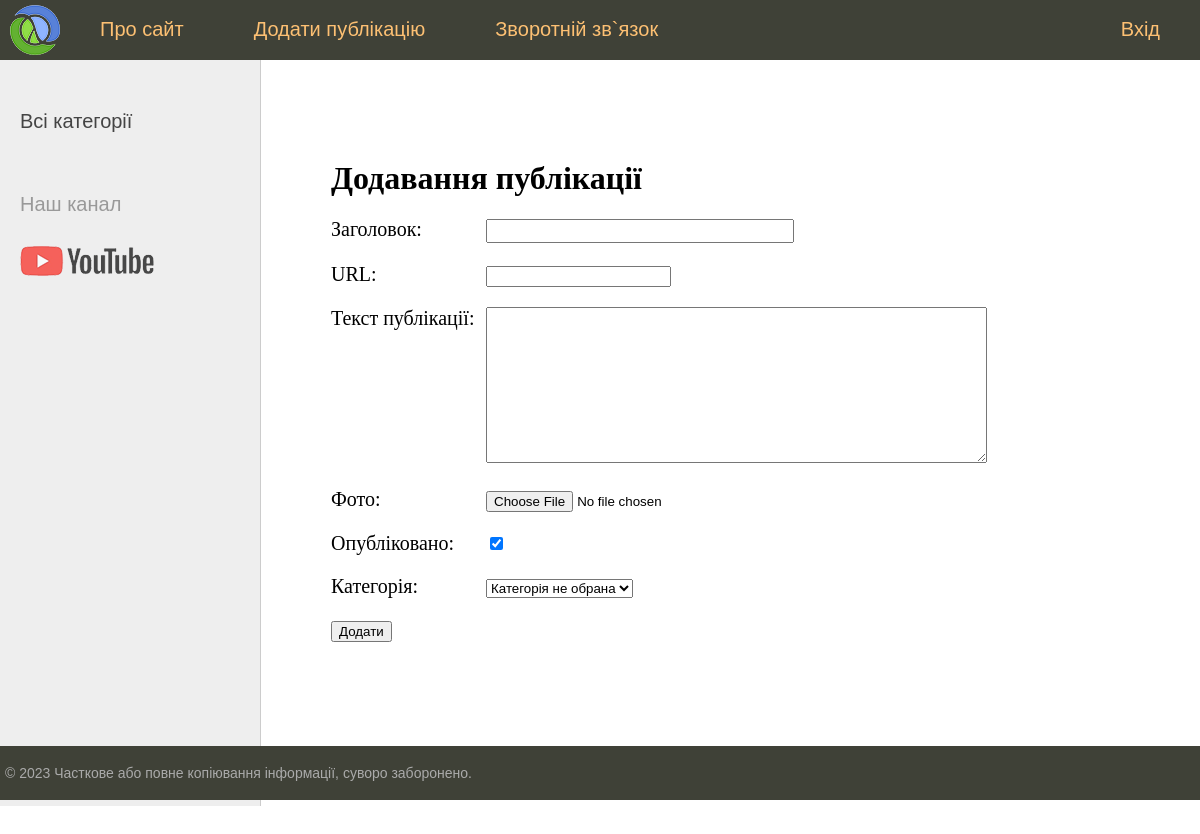
The app's page /addpage/, older data.
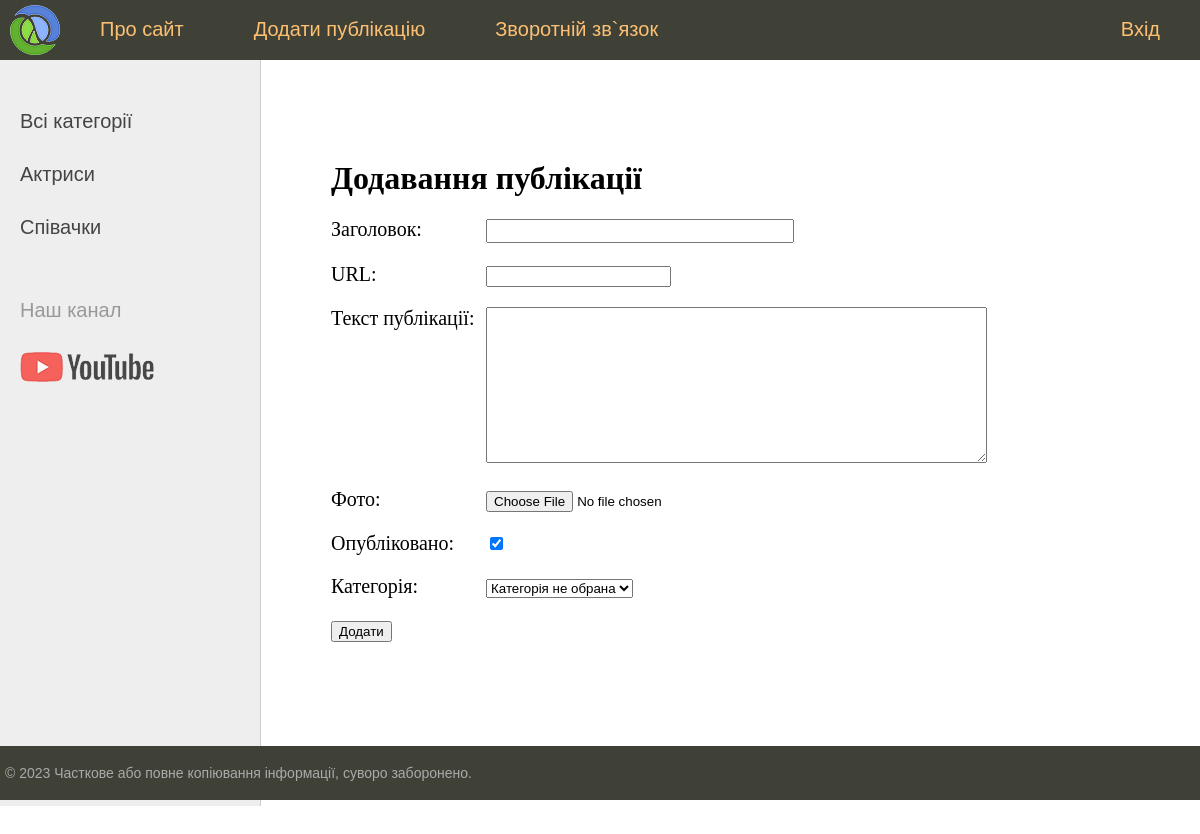
The same page, newer data.
### women/models.py (models this page shows)
class Category(models.Model):
    name = models.CharField(max_length=100, db_index=True, verbose_name='Категорія')
    slug = models.SlugField(max_length=255, unique=True, db_index=True, verbose_name='URL')
    def __str__(self):
        return self.name
    def get_absolute_url(self):
        return reverse('category', kwargs={'cat_id': self.pk})
    class Meta:
        verbose_name = 'Категорія'
        verbose_name_plural = 'Категорії'
        ordering = ['id']

### women/views.py (the view)
# urls.py: path('addpage/', addpage, name='addpage'),
def addpage(request):
    if request.method == 'POST':
        form = AddPostForm(request.POST, request.FILES)
        if form.is_valid():
            form.save()
            return redirect('home')
    else:
        form = AddPostForm()
    context = {
        'title': 'Додавання публікації',
        'menu': menu,
        'form': form,
    }
    return render(request, 'women/addpage.html', context=context)

### women/forms.py
class AddPostForm(forms.ModelForm):
    def __init__(self, *args, **kwargs):
        super().__init__(*args, **kwargs)
        self.fields['cat'].empty_label = "Категорія не обрана"
    class Meta:
        model = Women
        fields = ['title', 'slug', 'content', 'photo', 'is_published', 'cat']
        widgets = {
            'title': forms.TextInput(attrs={'class': 'form-input'}),
            'content': forms.Textarea(attrs={'cols': 60, 'rows': 10}),
        }

### women/templatetags/women_tags.py (called while the page is built)
@register.simple_tag(name='getcats')  # Простий тег
def get_categories(filter=None):
    if not filter:
        return Category.objects.all()
    else:
        return Category.objects.filter(pk=filter)

@register.inclusion_tag('women/list_categories.html')  # Включающий тег
def show_categories(sort=None, cat_selected=0):
    if not sort:
        cats = Category.objects.all()
    else:
        cats = Category.objects.order_by(sort)
    return {'cats': cats, 'cat_selected': cat_selected}

### women/templates/women/addpage.html (shortened to what this page needs)
{% extends 'women/base.html' %}
{% block content %}
<h1>{{ title }}</h1>
<form action="{% url 'addpage' %}" method="post" enctype="multipart/form-data">
    {% for f in form %}
    <p>
        <label class="form-label" for="{{ f.id_for_label }}">
            {{ f.label }}:
        </label>
        {{ f }}
    </p>
    {% endfor %}
    <button type="submit">Додати</button>
</form>
{% endblock %}

### women/templates/women/list_categories.html
{% for c in cats %}
    {% if c.pk == cat_selected %}
        <li class="selected">{{ c.name }}</li>
    {% else %}
        <li><a href="{{ c.get_absolute_url }}">{{ c.name }}</a></li>
    {% endif %}
{% endfor %}

Row changes from the older to the newer data that the page shows:
added Category: name "Актриси"
added Category: name "Співачки"
